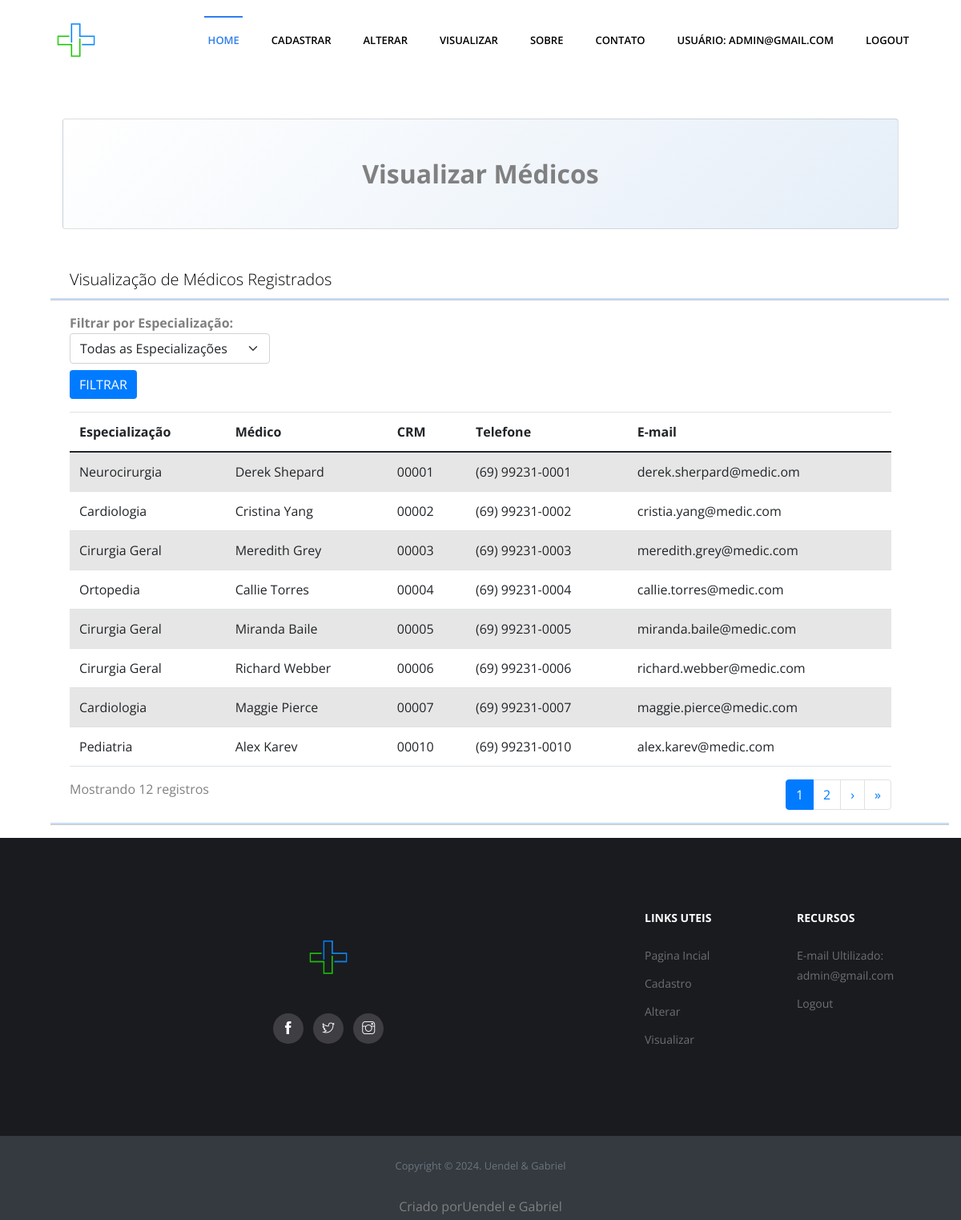
Screenshot of /visualizar/ (signed in) with the database file from the repository.
### usuarios/models.py (models this page shows)
class Medico(models.Model):
    nome_medico = models.CharField(max_length=200)
    especializacao = models.CharField(max_length=200)
    crm = models.CharField(max_length=10)
    email = models.EmailField(max_length=50)
    telefone = models.CharField(
        max_length=15,
        validators=[RegexValidator(regex=r'^\+?1?\d{9,15}$', message="Número de telefone inválido")])

### usuarios/views.py (the view)
# urls.py: path('visualizar/', views.visualizar_medicos, name='visualizar'),
def visualizar_medicos(request):
    especializacao_selecionada = request.POST.get('especializacao', '')
    if especializacao_selecionada:
        lista_medicos = Medico.objects.filter(especializacao=especializacao_selecionada)
    else:
        lista_medicos = Medico.objects.all()
    paginator = Paginator(lista_medicos, 8)  # Exibe 8 médicos por página
    page_number = request.GET.get('page')
    lista_medicos = paginator.get_page(page_number)
    lista_especializacoes = Medico.objects.values_list('especializacao', flat=True).distinct()
    return render(request, 'usuarios/visualizar.html', {
        'lista_medicos': lista_medicos,
        'lista_especializacoes': lista_especializacoes,
        'especializacao_selecionada': especializacao_selecionada
    })

### usuarios/templates/usuarios/visualizar.html (shortened to what this page needs)
{% extends 'usuarios/base.html' %}
{% block titulo %}Visualizar Médicos{% endblock %}
{% block conteudo %}
<h3>Visualização de Médicos Registrados</h3>
<hr>
<form action="{% url 'visualizar' %}" method="POST">
    <div class="filter mb-3">
        <label for="medicoEspecialidade"><strong>Filtrar por Especialização:</strong></label>
        <select name="especializacao" id="medicoEspecialidade" class="form-select" style="width: 250px;">
            <option value="">Todas as Especializações</option>
        </select>
        <button type="submit" class="btn btn-primary mt-2">Filtrar</button>
    </div>
</form>
<div class="table-responsive">
    <table class="table table-striped">
        <thead>
            <tr>
                <th>Especialização</th>
                <th>Médico</th>
                <th>CRM</th>
                <th>Telefone</th>
                <th>E-mail</th>
            </tr>
        </thead>
        <tbody>
        {% for medico in lista_medicos %}
            <tr>
                <td>{{ medico.especializacao }}</td>
                <td>{{ medico.nome_medico }}</td>
                <td>{{ medico.crm }}</td>
                <td>{{ medico.telefone }}</td>
                <td>{{ medico.email }}</td>
            </tr>
        {% empty %}
            <tr>
                <td colspan="5" class="text-center">Nenhum registro encontrado.</td>
            </tr>
        {% endfor %}
        </tbody>
    </table>
</div>
<div class="d-flex justify-content-between">
    <div>
        <p>Mostrando {{ lista_medicos.paginator.count }} registros</p>
    </div>
    <nav>
        <ul class="pagination">
            {% for i in lista_medicos.paginator.page_range %}
                {% if lista_medicos.number == i %}
                    <li class="page-item active"><a class="page-link" href="#">{{ i }}</a></li>
                {% else %}
                    <li class="page-item"><a class="page-link" href="?page={{ i }}">{{ i }}</a></li>
                {% endif %}
            {% endfor %}
            {% if lista_medicos.has_next %}
                <li class="page-item">
                    <a class="page-link" href="?page={{ lista_medicos.next_page_number }}" aria-label="Próximo">
                        <span aria-hidden="true">&rsaquo;</span>
                    </a>
                </li>
                <li class="page-item">
                    <a class="page-link" href="?page={{ lista_medicos.paginator.num_pages }}" aria-label="Última">
                        <span aria-hidden="true">&raquo;</span>
                    </a>
                </li>
            {% endif %}
        </ul>
    </nav>
</div>
<hr>
{% endblock %}

### usuarios/templates/usuarios/base.html (shortened to what this page needs)
{% load static %}
<!DOCTYPE html>
<html lang="pt-br">
<head>
    <link href="{% static 'css/bootstrap.min.css' %}" rel="stylesheet">
    <link href="https://cdn.jsdelivr.net/npm/bootstrap@5.0.2/dist/css/bootstrap.min.css" rel="stylesheet">
    <link rel="stylesheet" href="{% static 'plugins/bootstrap/bootstrap.min.css' %}">
    <link rel="stylesheet" href="{% static 'plugins/themify-icons/themify-icons.css' %}">
    <link rel="stylesheet" href="{% static 'plugins/slick/slick.css' %}">
    <link rel="stylesheet" href="{% static 'plugins/slick/slick-theme.css' %}">
    <link rel="stylesheet" href="{% static 'plugins/fancybox/jquery.fancybox.min.css' %}">
    <link rel="stylesheet" href="{% static 'plugins/aos/aos.css' %}">
    <link href="{% static 'css/style.css' %}" rel="stylesheet">
</head>
<body>
    <nav class="navbar main-nav navbar-expand-lg px-2 px-sm-0 py-2 py-lg-0">
        <div class="container">
          <a class="navbar-brand" href="{% url 'home' %}">
            <img class="logo" src="{% static 'images/logo.jpg' %}" alt="logo">
          </a>
          <div class="collapse navbar-collapse" id="navbarNav">
            {% if user.is_authenticated %}
                <ul class="navbar-nav ml-auto">
                    <li class="nav-item active">
                        <a class="nav-link" href="{% url 'home' %}">Home</a>
                    </li>
                    <li class="nav-item">
                        <a class="nav-link" href="{% url 'lancar' %}">Cadastrar</a>
                    </li>
                    <li class="nav-item">
                        <a class="nav-link" href="{% url 'alterar' %}">Alterar</a>
                    </li>
                    <li class="nav-item">
                        <a class="nav-link" href="{% url 'visualizar' %}">Visualizar</a>
                    </li>
                    <li class="nav-item">
                        <a class="nav-link" href="{% url 'sobre' %}">Sobre</a>
                    </li>
                    <li class="nav-item">
                        <a class="nav-link" href="{% url 'contatos' %}">Contato</a>
                    </li>
                    <li class="nav-item">
                        <a class="nav-link" href="#">Usuário: {{ user.email }}</a>
                    </li>
                    <li class="nav-item">
                        <a class="nav-link" href="{% url 'logout' %}">Logout</a>
                    </li>
                </ul>
            {% endif %}
          </div>
        </div>
      </nav>
    <div class="container px-4 px-lg-5">
        <div class="card text-black my-5 py-4 text-center" style="background: linear-gradient(135deg, #ffffff, #e5eef8);">
            <div class="card-body">
                <p class="text-back m-0" style="font-size: 2rem; font-weight: bold; line-height: 1.5;">
                    {% block titulo %}Seja bem-vindo(a) {{ user.first_name }} ao Guia Médico, aqui encontrará os profissionais disponíveis.{% endblock %}
                </p>
            </div>
        </div>
        <div class="row gx-4 gx-lg-5">
            {% block conteudo %}{% endblock %}
        </div>
    </div>
    <footer>
        <div class="footer-main">
          <div class="container">
            <div class="row">
                <div class="col-lg-4 col-md-12 m-md-auto align-self-center text-center">
                    <div class="block">
                        <a href="index.html"><img class="logo" src="{% static 'images/logoSemFundo.png' %}" alt="footer-logo"></a>
                        <ul class="social-icon list-inline justify-content-center">
                            <li class="list-inline-item">
                                <a href="#"><i class="ti-facebook"></i></a>
                            </li>
                            <li class="list-inline-item">
                                <a href="#"><i class="ti-twitter"></i></a>
                            </li>
                            <li class="list-inline-item">
                                <a href="#"><i class="ti-instagram"></i></a>
                            </li>
                        </ul>
                    </div>
                </div>
              {% if user.is_authenticated %}
              <div class="col-lg-2 col-md-3 col-6 mt-5 mt-lg-0">
                <div class="block-2">
                  <h6>Links uteis</h6>
                    <ul>
                        <li><a href="{% url 'home' %}">Pagina Incial</a></li>
                        <li><a href="{% url 'lancar' %}">Cadastro</a></li>
                        <li><a href="{% url 'alterar' %}">Alterar</a></li>
                        <li><a href="{% url 'visualizar' %}">Visualizar</a></li>
                    </ul>
                </div>
              </div>
              <div class="col-lg-2 col-md-3 col-6 mt-5 mt-lg-0">
                <div class="block-2">
                  <h6>Recursos</h6>
                  <ul>
                    <li><a href="#">E-mail Ultilizado: {{ user.email }}</a></li>
                    <li><a href="{% url 'logout' %}">Logout</a></li>
                  </ul>
                </div>
              </div>
              {% endif %}
            </div>
          </div>
        </div>
        <div class="text-center bg-dark py-4">
          <small class="text-secondary">Copyright &copy; <script>document.write(new Date().getFullYear())</script>. Uendel &amp; Gabriel</small class="text-secondary">
        </div>
          <div class="text-center bg-dark py-1">
              <small> <p>Criado por<a href="#">Uendel e Gabriel</a></p></small class="text-secondary">
           </div>
      </footer>
</body>
</html>

### static/css/style.css (style rules this page uses)
body { font-family: "Open Sans", sans-serif; -webkit-font-smoothing: antialiased; }
h1, h2, h3, h4, h5, h6 { font-family: "Open Sans", sans-serif; color: #000; font-weight: 300; }
h3 { font-size: 20px; line-height: 30px; }
p, li, blockquote, label { font-size: 16px; letter-spacing: 0; line-height: 25px; color: #808080; margin-bottom: 0; }
.logo { width: 100px; height: auto; }
.btn-primary { background-color: #007bff; border: none; transition: background-color 0.3s; }
body { overflow-x: hidden; }
a { font-size: inherit; color: inherit; }
.btn { text-transform: uppercase; }
.main-nav { background: #fff; z-index: 1; }
.main-nav .navbar-brand { padding: 0; }
.main-nav .navbar-nav .nav-item { position: relative; font-family: "Open Sans", sans-serif; }
.main-nav .navbar-nav .nav-item .nav-link { position: relative; text-align: center; font-size: 13px; text-transform: uppercase; font-weight: 600; color: #000; padding-left: 20px; padding-right: 20px; line-height: 45px; }
.main-nav .navbar-nav .nav-item.active .nav-link { color: #2e7eed; }
.main-nav .navbar-nav .nav-item.active .nav-link:before { content: ''; background: #2e7eed; width: 60%; height: 2px; position: absolute; top: 0; left: 20%; }
.footer-main { padding: 92px 0; background: #1a1b1f; }
.footer-main .block img { margin-bottom: 20px; }
.footer-main .block ul.social-icon li a { text-decoration: none; display: block; width: 38px; height: 38px; border-radius: 100%; background: #3f3f43; color: #fff; text-align: center; line-height: 38px; }
.footer-main .block-2 h6 { font-weight: bold; font-size: 14px; text-transform: uppercase; color: #fff; margin-bottom: 25px; }
.footer-main .block-2 ul { padding: 0; }
.footer-main .block-2 ul li { margin-bottom: 10px; list-style: none; }
.footer-main .block-2 ul li a { font-size: 14px; color: #6f6f71; transition: .2s ease; }
hr { display: block; height: 2px; border: 0; border-top: 2px solid #2e7eed; margin: 1em 0; padding: 0; }

### rows the page displays
Medico: especializacao "Neurocirurgia", nome_medico "Derek Shepard", crm "00001", telefone "(69) 99231-0001", email "derek.sherpard@medic.om"
Medico: especializacao "Cardiologia", nome_medico "Cristina Yang", crm "00002", telefone "(69) 99231-0002", email "cristia.yang@medic.com"
Medico: especializacao "Cirurgia Geral", nome_medico "Meredith Grey", crm "00003", telefone "(69) 99231-0003", email "meredith.grey@medic.com"
Medico: especializacao "Ortopedia", nome_medico "Callie Torres", crm "00004", telefone "(69) 99231-0004", email "callie.torres@medic.com"
Medico: especializacao "Cirurgia Geral", nome_medico "Miranda Baile", crm "00005", telefone "(69) 99231-0005", email "miranda.baile@medic.com"
Medico: especializacao "Cirurgia Geral", nome_medico "Richard Webber", crm "00006", telefone "(69) 99231-0006", email "richard.webber@medic.com"
Medico: especializacao "Cardiologia", nome_medico "Maggie Pierce", crm "00007", telefone "(69) 99231-0007", email "maggie.pierce@medic.com"
Medico: especializacao "Pediatria", nome_medico "Alex Karev", crm "00010", telefone "(69) 99231-0010", email "alex.karev@medic.com"

### other values shown
{{ user.email }} "ADMIN@GMAIL.COM"
{{ lista_medicos.paginator.count }} "12"
{{ i }} "1"
{{ i }} "2"
{{ user.email }} "admin@gmail.com"
